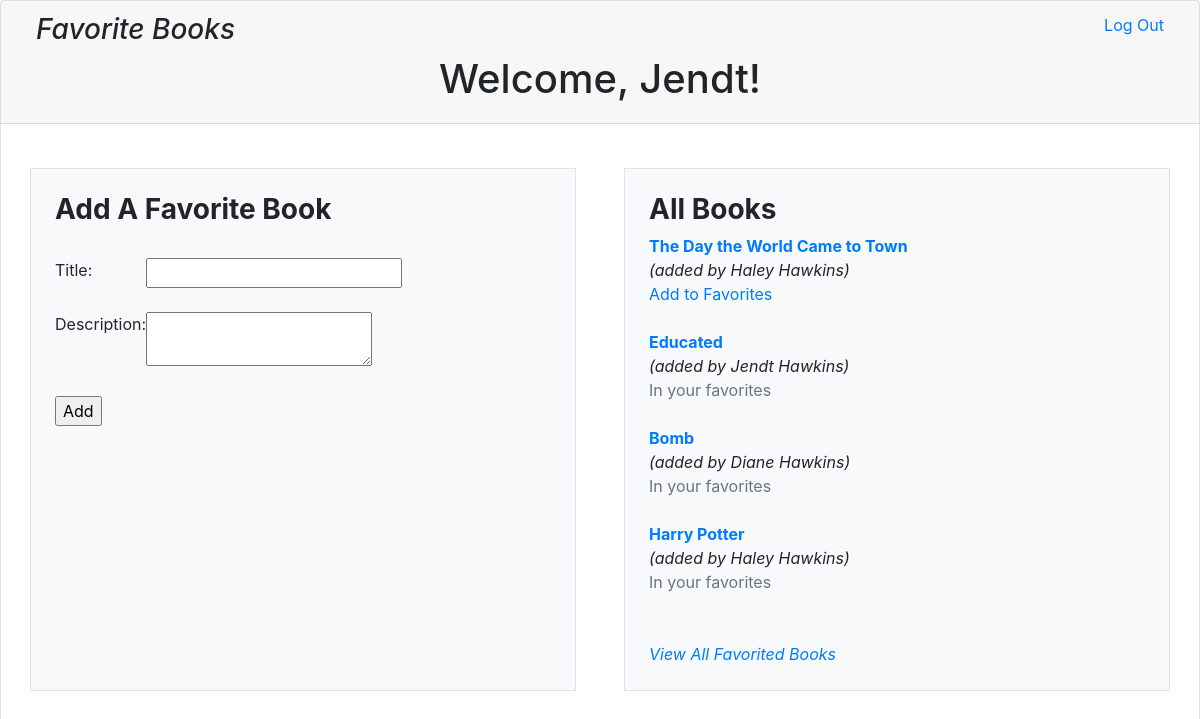
Page /success (signed in) on the committed database.
### book_app/models.py (models this page shows)
class User(models.Model):
    first_name = models.CharField(max_length=255)
    last_name = models.CharField(max_length=255)
    email = models.CharField(max_length=255)
    password = models.CharField(max_length=255)
    created_at = models.DateTimeField(auto_now_add = True)
    updated_at = models.DateTimeField(auto_now = True)
    objects = UserManager()

class Book(models.Model):
    title = models.CharField(max_length=255)
    description = models.TextField()
    uploaded_by = models.ForeignKey(User, related_name="books_uploaded", on_delete = models.CASCADE)
    liked_by = models.ManyToManyField(User, related_name="liked_books")
    created_at = models.DateTimeField(auto_now_add = True)
    updated_at = models.DateTimeField(auto_now = True)
    objects = BookManager()

### book_app/views.py (the view)
# urls.py: path('success', views.success),
def success(request):
    context={
        "all_books": Book.objects.all(),
        "user": User.objects.get(id=request.session['user_id']),
    }
    return render(request, 'all_books.html', context)

### book_app/templates/all_books.html (shortened to what this page needs)
<!DOCTYPE html>
<html lang="en">
<head>
    <link rel="stylesheet" href="https://stackpath.bootstrapcdn.com/bootstrap/4.3.1/css/bootstrap.min.css">
</head>
<body>
    <div class="card">
        <div class="card-header">
            <div class="col">
                <a href="/logout"  class="float-right">Log Out</a>
                <h3 class="font-italic">Favorite Books</h3>
            </div>
            <h1 class="text-center">Welcome, {{ user.first_name }}!</h1>
        </div>
        <div class="card-body">
            <div class="row">
                <div class="col p-4 bg-light m-4 border">
                    <h3 class="font-weight-bold">Add A Favorite Book</h3>
                    <form action="/add_book" method="post">
                        <br>
                        <p>
                            <label for="title">Title:</label>
                            <input name="title">
                        </p>
                        <br>
                        <p>
                            <label for="description">Description:</label>
                            <textarea name="description"></textarea>
                        </p>
                        <br>
                        <input type="submit" value="Add">
                    </form>
                </div>
                <div class="col p-4 bg-light m-4 border">
                    <h3 class="font-weight-bold">All Books</h3>
                    <div>
                        {% for book in all_books reversed %}
                            {% if user in book.liked_by.all %}
                                <a href="/book/{{ book.id }}" class="font-weight-bold">{{ book.title }}</a>
                                <p class="font-italic" class = "name">(added by {{ book.uploaded_by.first_name }} {{ book.uploaded_by.last_name }})</p>
                                <p class="text-muted">In your favorites</p>
                                <br>
                            {% endif %}
                            {% if user not in book.liked_by.all %}
                                <a href="/book/{{ book.id }}" class="font-weight-bold">{{ book.title }}</a>
                                <p class="font-italic" class = "name">(added by {{ book.uploaded_by.first_name }} {{ book.uploaded_by.last_name }})</p>
                                <a href="/favorite/{{ book.id }}" name="favorited">Add to Favorites</a>
                                <br><br>
                            {% endif %}
                        {% endfor %}
                        <br>
                        <a href="/favorites" class="font-italic">View All Favorited Books</a>
                    </div>
                </div>
            </div>
        </div>
    </div>
</body>
</html>

### book_app/templates/all_books.html (style rules this page uses)
form { display:table; }
p { display: table-row; }
label { display: table-cell; vertical-align: top; }
input { display: table-cell; }

### rows in the picture
User: first_name "Jendt"
Book: title "The Day the World Came to Town", uploaded_by.first_name "Haley", uploaded_by.last_name "Hawkins"
Book: title "Educated", uploaded_by.first_name "Jendt", uploaded_by.last_name "Hawkins"
Book: title "Bomb", uploaded_by.first_name "Diane", uploaded_by.last_name "Hawkins"
Book: title "Harry Potter", uploaded_by.first_name "Haley", uploaded_by.last_name "Hawkins"
